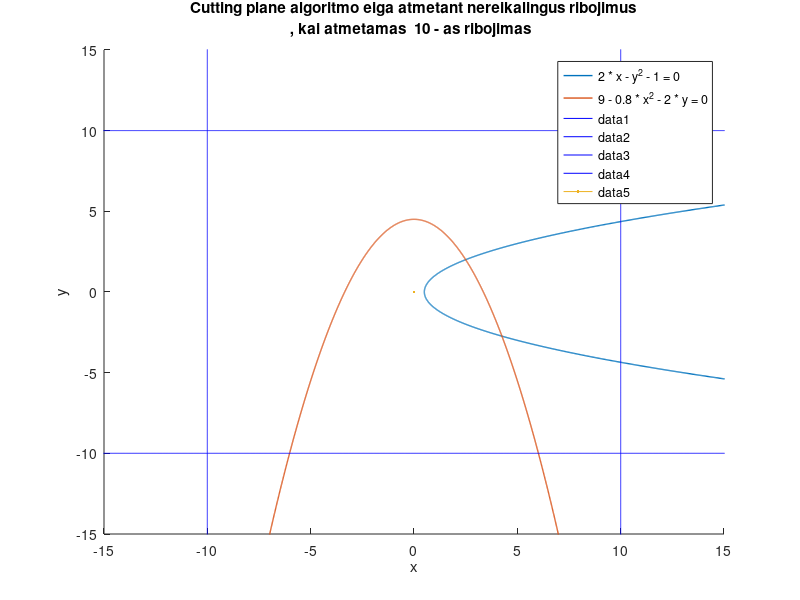

This chart was generated by the following MATLAB code: (Note: this script raises an error after producing the figure.)
clear all
close all


figure
xlim([-15 15])
ylim([-15 15])

x = -20:0.01:20;
xx = -20:0.01:20;
% plotting boundaries
% Y1 = sqrt(2.*x - 1);
Y2 = (9 - 0.8*(x.^2)) ./ 2;



hold on
plot((x.^2 + 1) / 2, x,'LineWidth',1); % pirmas constraint
plot(x, Y2,'LineWidth',1);

legend('2 * x - y^2 - 1 = 0', '9 - 0.8 * x^2 - 2 * y = 0' );
xlabel('x');
ylabel('y');
plot(x, 10*ones(size(x)), 'b');
plot(x, -10*ones(size(x)), 'b');
plot(10*ones(size(x)), x, 'b');
plot(-10*ones(size(x)), x, 'b');

% f(x,y) = -x - y
% subject to 2x - y^2 - 1 >= 0
% and 9 - 0.8*x^2 - 2y >= 0

% linearization of constraints
% new constraints -5 <= x <= 5 , -5 <= y <= 5
x_min = -500; x_max = 500;
y_min = -500; y_max = 500;


% Iterate while most demaged function is more than EPS
EPS = 1e-5;
f = [-1; -1];
A =  [];
b = [];
lb = [-10; -10];
ub = [10; 10];
hold on
X = [0,0];
ITER = 6;


DELETE_DRAW = 10;
draw = true;
str = sprintf('Cutting plane algoritmo eiga atmetant nereikalingus ribojimus\n, kai atmetamas  %s - as ribojimas ', int2str(DELETE_DRAW));
title(str)
oldpnt=X;


x_low = -15;
x_high = 15;

hull_x = [10 10 -10 -10]
hull_y = [10 -10 10 -10]
hull = convhull(hull_x, hull_y);

hull_final_x = hull_x(hull);
hull_final_y = hull_y(hull);


duxas = plot(0,0);
for i = 1:500
    [x,fval,exitflag,output,lambda] = linprog(f,A,b,[],[],lb,ub);
    x
    X = x;
    val1 = g1(X);
    val2 = g2(X);
    minval = min(val1, val2);
    plot(x(1), x(2), 'g*');
    %if(abs(minval) < EPS)
    %    i
    %    break;
    %end
    % stuff
    
    dropUp = false;
    grad_dir_x=0;
    grad_dir_y=0;
    if(g1(X) < g2(X))
        [grad_x, grad_y] = grad_g1(X);
        A = [A; -grad_x -grad_y];
        b = [b g1(X)-X(1)*grad_x-X(2)*grad_y];
        
        % Draw line
        

        pnt1 = [x_low, (-g2(X) -grad_x.*(x_low-X(1)) + grad_y*X(2))./grad_y]; 
        pnt2 = [x_high, (-g2(X) -grad_x.*(x_high-X(1)) + grad_y*X(2))./grad_y]; 

       
        %p1 = plot(xx, (-g1(X) -grad_x.*(xx-X(1)) + grad_y*X(2))./grad_y, 'black');
       
    else
        [grad_x, grad_y] = grad_g2(X);
        A = [A; -grad_x -grad_y];
        b = [b  g2(X)-X(1)*grad_x-X(2)*grad_y]; 
        
        % Draw line
        
        pnt1 = [x_low, (-g2(X) -grad_x.*(x_low-X(1)) + grad_y*X(2))./grad_y]; 
        pnt2 = [x_high, (-g2(X) -grad_x.*(x_high-X(1)) + grad_y*X(2))./grad_y]; 
        % y = bx + c
        
       
        % Ziurim kur sita linija kerta musu polygona
        
    end
    % Ziurim kur kertasi segmentai
    
    pl = plot([pnt1(1), pnt2(1)], [pnt1(2) , pnt2(2)] ,'LineWidth',1, 'color', 'red');
    [xi, yi] = polyxpoly([pnt1(1), pnt2(1)], [pnt1(2) , pnt2(2)], hull_final_x, hull_final_y);
    %plot(xi, yi, 'r*');

    
    % Ziurim, ar yra ka ismesti
    [Asize, ~] = size(A);
    [~, regSize] = size(hull_x);
    
    xParamLst = A(end, 1);
    yParamLst = A(end, 2);
    constParamLst = b(end);
    
    % Plot where the function is decreasing y <= x..
    decFunc = [xi(1)+5 (-constParamLst-xParamLst*(xi(1) + 5)) / yParamLst];
    diff = -decFunc + [xi(1) yi(1)];
    quiver(xi(1), yi(1), diff(1), diff(2), 'g');
    
    
    % Nusprendziam kuriuos ismesti is our feasible regiono
    if length(xi) ~= 0
        if(g1(X) < g2(X))
            [grad_x, grad_y] = grad_g1([xi(1), yi(1)]);
            grad_dir_x = grad_x;
            grad_dir_y = grad_y;
        else
            [grad_x, grad_y] = grad_g1([xi(1), yi(1)]);
            grad_dir_x = grad_x;
            grad_dir_y = grad_y;
        end
        
        quiver(xi(1), yi(1), grad_dir_x, grad_dir_y, 'm');
        
        
        j = 1;
        while(j <= regSize)
            
            
            diff_x = hull_x(j) / grad_dir_x;
            diff_y = hull_y(j) / grad_dir_y;
            
            if(diff_x < 0 || diff_y < 0)
                j = j + 1;
                continue;
                % fuck this
                hull_x(j) = [];
                hull_y(j) = [];

                regSize = regSize - 1;
                j = j - 1;
            end
            j = j + 1;
        end
        % add new points
        hull_x = [hull_x xi'];
        hull_y = [hull_y yi'];

        hull = convhull(hull_x, hull_y);

        hull_final_x = hull_x(hull);
        hull_final_y = hull_y(hull);

        delete(duxas);
        duxas = plot (hull_final_x,hull_final_y, 'black','LineWidth',3);
    end
    %y = ax + b.
    % construct some big segment line thingie
    
    
    if draw == false
        for j = 1:Asize-1
            xParam = A(j, 1);
            yParam = A(j, 2);
            constParam = b(j);

            aSolve = [xParam yParam
                      xParamLst yParamLst];
            bSolve = [constParam constParamLst]';

            res = linsolve(aSolve, bSolve);
            if(isnan(res(1)))
               continue; 
            end
            if(-10 <= res(1) && res(1) <= 10 && -10 <= res(2) && res(2) <= 10)
               continue;
            end

            DELETE_DRAW = DELETE_DRAW - 1;
            if(DELETE_DRAW <= 0)
                pnt1 = [x_low, (constParam - xParam * x_low) / yParam]; 
                pnt2 = [x_high, (constParam - xParam * x_high) / yParam]; 
                pl = plot([pnt1(1), pnt2(1)], [pnt1(2) , pnt2(2)] ,'LineWidth',2, 'color', 'red');
                %pl.Color=[0,0,0,1];

            end
            A(j, :) = [];
            b(j) = [];
            [Asize, ~] = size(A);
            j = j - 1;
        end
    end
    
    
    
    if(DELETE_DRAW == -10000)
       % draw all the lines that are fine

        
        [Asize, ~] = size(A);
        for j = 1:Asize
            
            xParam = A(j, 1);
            yParam = A(j, 2);
            constParam = b(j);
        
            pnt1 = [x_low, (constParam - xParam * x_low) / yParam]; 
            pnt2 = [x_high, (constParam - xParam * x_high) / yParam]; 
            
            
            
            if(j == Asize)
                pl = plot([pnt1(1), pnt2(1)], [pnt1(2) , pnt2(2)],'LineWidth',2, 'color', 'black');
                pl.Color=[0,0.9,0,1]; 
            else
                pl = plot([pnt1(1), pnt2(1)], [pnt1(2) , pnt2(2)], '--' ,'LineWidth',1, 'color', 'black');
                pl.Color=[0,0,0, 0.14]; 
            end
        end
       break;
    end
end



[Asize, ~] = size(A);
for j = 1:Asize

    xParam = A(j, 1);
    yParam = A(j, 2);
    constParam = b(j);

    pnt1 = [x_low, (constParam - xParam * x_low) / yParam]; 
    pnt2 = [x_high, (constParam - xParam * x_high) / yParam]; 



    if(j == Asize)
        pl = plot([pnt1(1), pnt2(1)], [pnt1(2) , pnt2(2)],'LineWidth',2, 'color', 'black');
        pl.Color=[0,0.9,0,1]; 
    else
        pl = plot([pnt1(1), pnt2(1)], [pnt1(2) , pnt2(2)], '--' ,'LineWidth',1, 'color', 'black');
        pl.Color=[0,0,0, 0.14]; 
    end
        end

% f(x,y) = -x -2y
% g1(x,y) = 1 - x^2 - y >= 0
% g2(x,y) = y >= 0
%
% Limits: -2 <= x <= 2
%         -1 <= y <= 2
%
% LPP0 yields X0 = [2; 2]
%
% Linearize g1 at X0: -4x -y >= -5
%